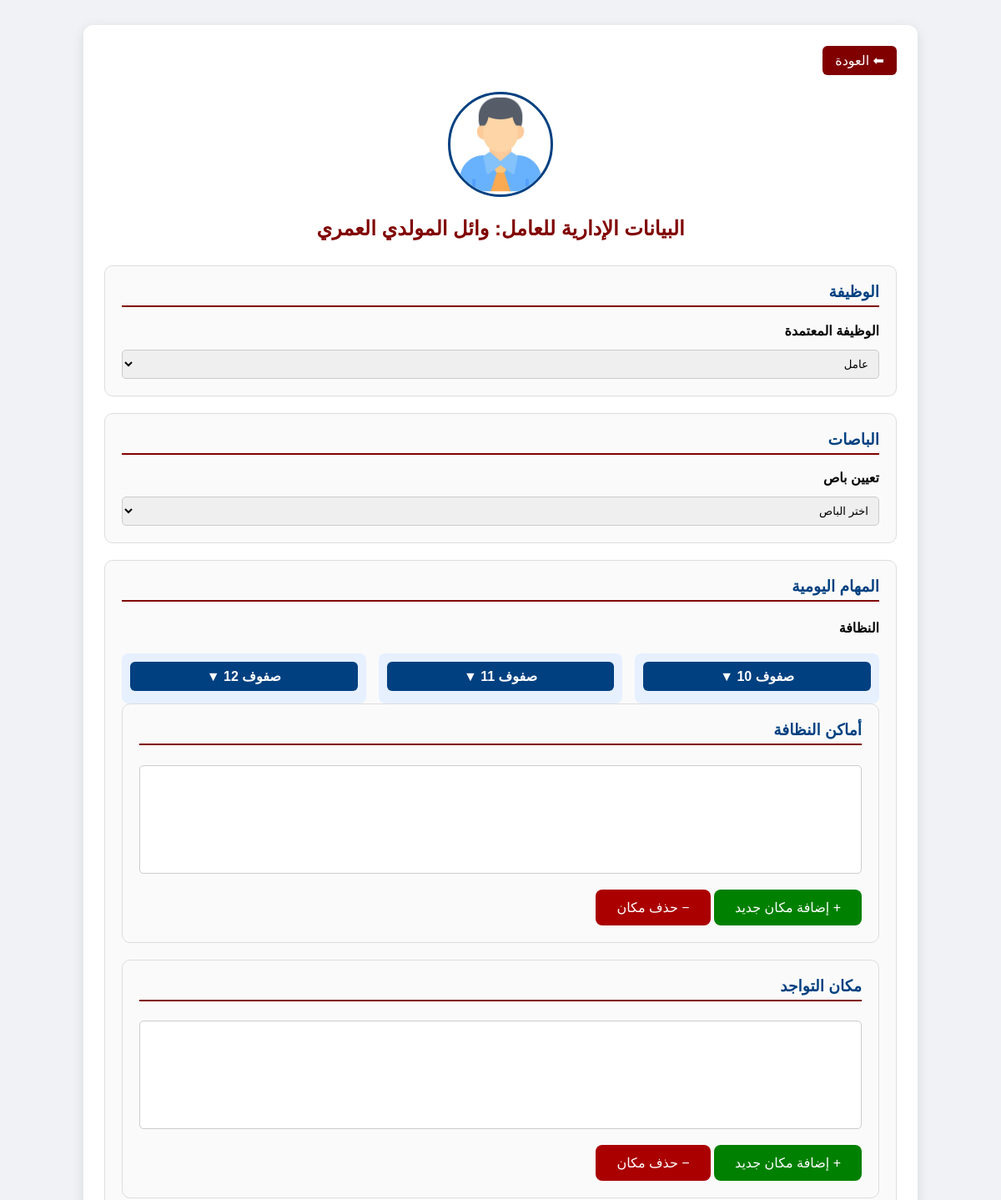
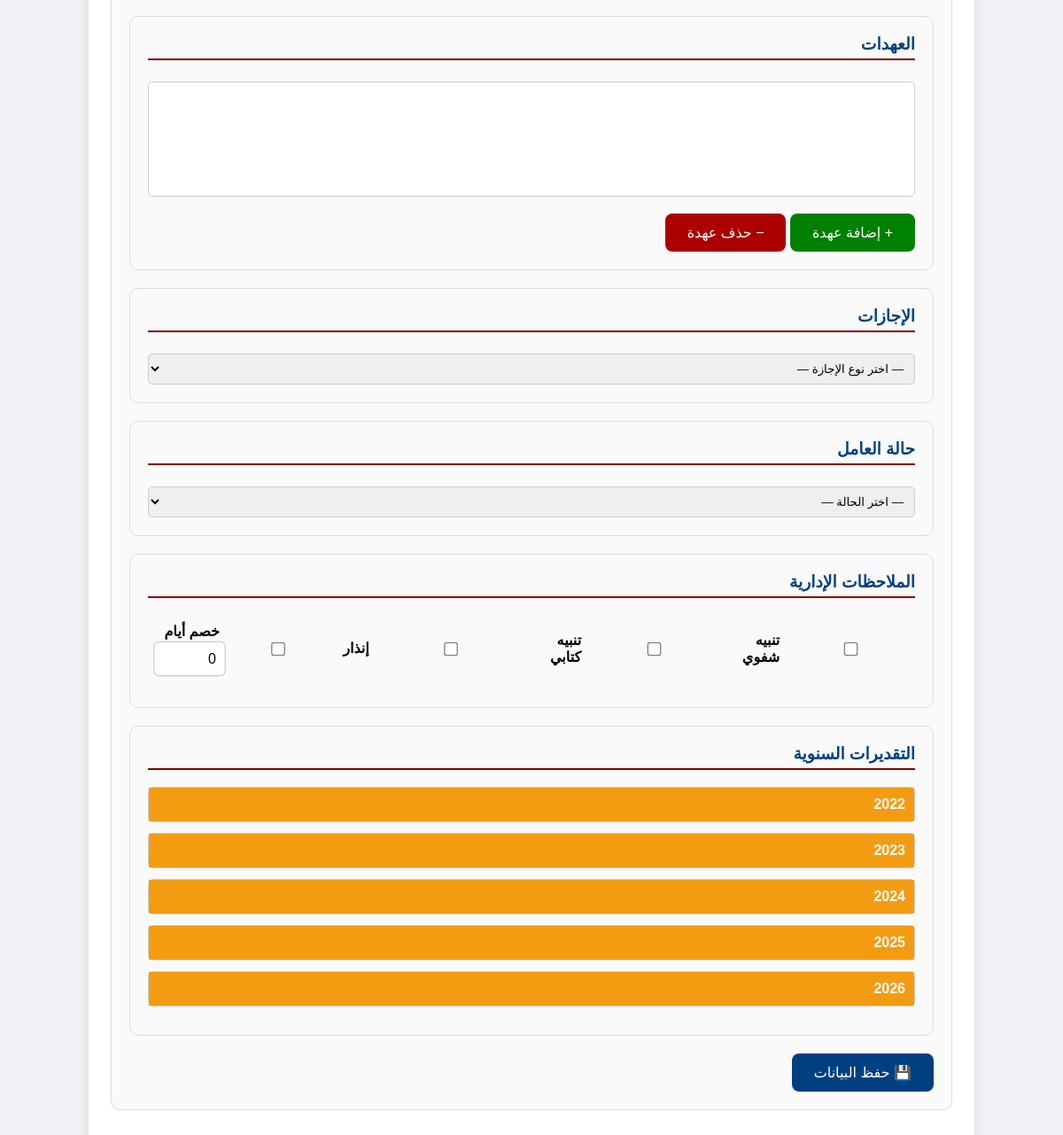
The page /worker_admin_data.php?id=2907880274034565 (signed in) on the database its author committed (2 pictures, top to bottom).
### tables this page shows
CREATE TABLE `workers_data` (
  `employee_id` varchar(50) NOT NULL,
  `full_name` varchar(255) DEFAULT NULL,
  `birth_date` date DEFAULT NULL,
  `nationality` varchar(50) DEFAULT NULL,
  `marital_status` enum('غير متزوج','متزوج') DEFAULT 'غير متزوج',
  `num_children` int(11) DEFAULT 0,
  `driving_license` varchar(10) DEFAULT 'لا يوجد',
  `job_title` varchar(100) DEFAULT NULL,
  `experience` int(11) DEFAULT 0,
  `degree` varchar(100) DEFAULT NULL,
  `major` varchar(100) DEFAULT NULL,
  `university` varchar(150) DEFAULT NULL,
  `graduation_year` int(11) DEFAULT NULL,
  `courses` text DEFAULT NULL,
  `skills` text DEFAULT NULL,
  `year_of_assignment` int(11) DEFAULT NULL,
  `phone_mobile` varchar(20) DEFAULT NULL,
  `phone_home` varchar(20) DEFAULT NULL,
  `emergency_phone` varchar(20) DEFAULT NULL,
  `address_qatar` varchar(255) DEFAULT NULL,
  `address_home` varchar(255) DEFAULT NULL,
  `employee_number` varchar(50) DEFAULT NULL,
  `sponsorship` varchar(50) DEFAULT NULL,
  `photo` varchar(255) DEFAULT 'avatar.png',
  `stage` enum('ابتدائي','اعدادي','ثانوي') NOT NULL DEFAULT 'ابتدائي',
  `role` enum('سائق','عامل','عامل وسائق','حارس') NOT NULL DEFAULT 'عامل'
);

### worker_admin_data.php (the view, shortened to what this page needs)
<?php
include("db.php");
$employee_id = $_GET['id'] ?? '';
$stmt = $conn->prepare("SELECT * FROM workers_data WHERE employee_id=?");
$stmt->bind_param("s", $employee_id);
$stmt->execute();
$worker = $stmt->get_result()->fetch_assoc();
$stmt_admin = $conn->prepare("SELECT * FROM worker_admin WHERE employee_id=?");
$stmt_admin->bind_param("s",$employee_id);
$stmt_admin->execute();
$admin = $stmt_admin->get_result()->fetch_assoc();
?>
<!DOCTYPE html>
<html lang="ar" dir="rtl">
<head>
</head>
<body>
<div class="container">
<a class="back" href="index_workers.php">⬅ العودة</a>
<div style="text-align:center; margin-bottom:20px;">
    <img src="uploads/workers/<?php echo htmlspecialchars($worker['photo'] ?? 'avatar.png'); ?>"
         alt="صورة العامل"
         style="width:120px; height:120px; border-radius:50%; object-fit:cover; border:3px solid #004080;">
</div>
<h2>البيانات الإدارية للعامل: <?php echo htmlspecialchars($worker['full_name']); ?></h2>
<form method="POST">
<div class="section">
<h3>الوظيفة</h3>
<label for="job_role">الوظيفة المعتمدة</label>
<select name="job_role" id="job_role" required>
    <option value="عامل" <?php if($worker['role']=='عامل') echo 'selected'; ?>>عامل</option>
</select>
</div>
<div class="section">
<h3>الباصات</h3>
<label>تعيين باص</label>
<select name="bus">
    <option value="">اختر الباص</option>
</select>
</div>
<div class="section">
<h3>المهام اليومية</h3>
<div class="task-group">
<h4>النظافة</h4>
<div class="fields-container">
<?php
$classes = [10,11,12];
foreach($classes as $c):
?>
<div class="field">
<button type="button" class="toggle-btn" onclick="toggleField('classes<?= $c ?>')">صفوف <?= $c ?> ▼</button>
</div>
<?php endforeach; ?>
</div>
</div>
<div class="section">
<h3>أماكن النظافة</h3>
<select id="cleaning_select" name="cleaning_places[]" multiple class="multiselect">
</select>
<br><br>
<button type="button" onclick="addNewPlace()" style="background:#008000;">+ إضافة مكان جديد</button>
<button type="button" onclick="removePlace()" style="background:#aa0000;">− حذف مكان</button>
</div>
<div class="section">
<h3>مكان التواجد</h3>
<select id="presence_select" name="presence_places[]" multiple class="multiselect">
</select>
<br><br>
<button type="button" onclick="addNewPresence()" style="background:#008000;">+ إضافة مكان جديد</button>
<button type="button" onclick="removePresence()" style="background:#aa0000;">− حذف مكان</button>
</div>
<div class="section">
<h3>العهدات</h3>
<select id="assets_select" name="assets[]" multiple class="multiselect">
</select>
<br><br>
<button type="button" onclick="addNewAsset()" style="background:#008000;">+ إضافة عهدة</button>
<button type="button" onclick="removeAsset()" style="background:#aa0000;">− حذف عهدة</button>
</div>
<div class="section">
<h3>الإجازات</h3>
<select name="leave_type">
<option value="">— اختر نوع الإجازة —</option>
</select>
</div>
<div class="section">
<h3>حالة العامل</h3>
<select name="supervisor_status">
<option value="">— اختر الحالة —</option>
</select>
</div>
<div class="section">
<h3 class="section-title">الملاحظات الإدارية</h3>
<div class="admin-notes-container">
<label class="note-option">
<input type="checkbox" name="admin_notes[]" value="تنبيه_شفوي" <?php if($admin['note_verbal']??0) echo 'checked'; ?>>
<span>تنبيه شفوي</span>
</label>
<label class="note-option">
<input type="checkbox" name="admin_notes[]" value="تنبيه_كتابي" <?php if($admin['note_written']??0) echo 'checked'; ?>>
<span>تنبيه كتابي</span>
</label>
<label class="note-option">
<input type="checkbox" name="admin_notes[]" value="انذار" <?php if($admin['note_warning']??0) echo 'checked'; ?>>
<span>إنذار</span>
</label>
<label class="note-option">
<input type="checkbox" name="admin_notes[]" value="خصم_ايام" <?php if(($admin['note_discount']??0)>0) echo 'checked'; ?>>
<span>خصم أيام
<input type="number" name="deduct_days_count" value="<?= $admin['note_discount']??0 ?>" style="width:50px;">
</span>
</label>
</div>
</div>
<div class="section">
<h3>التقديرات السنوية</h3>
<?php
$current_year = date("Y");
for($y=$current_year-4;$y<=$current_year;$y++):
?>
<div class="year-box">
<div class="year-title" onclick="toggleYearContent(this)"><?= $y ?></div>
</div>
<?php endfor; ?>
</div>
<button type="submit">💾 حفظ البيانات</button>
</form>
</div>
</body>
</html>

### worker_admin_data.php (style rules this page uses)
body { font-family:'Cairo',Tahoma,Arial,sans-serif;background:#f0f2f5;margin:0;padding:0 }
.container { max-width:950px;margin:30px auto;background:#fff;padding:25px;border-radius:12px;box-shadow:0 4px 15px rgba(0,0,0,0.1); }
h2 { text-align:center;color:#800000;margin-bottom:30px; }
.back { display:inline-block;margin-bottom:20px;text-decoration:none;background:#800000;color:#fff;padding:8px 15px;border-radius:6px; }
.section { background:#fafafa;border:1px solid #ddd;border-radius:10px;padding:20px;margin-bottom:20px; }
.section h3, .section-title { margin-top:0;color:#004080;border-bottom:2px solid #800000;padding-bottom:5px; }
label { display:block;font-weight:bold;margin-bottom:8px; }
select,input { width:100%;padding:8px;margin-top:5px;border-radius:5px;border:1px solid #ccc; }
button { background:#004080;color:#fff;border:none;padding:12px 25px;border-radius:8px;cursor:pointer;font-size:16px; }
.fields-container { display:flex;gap:15px;flex-wrap:wrap; }
.field { background:#e6f0ff;padding:10px;border-radius:8px;flex:1;min-width:180px; }
.toggle-btn { background:#004080;color:#fff;border:none;padding:8px 12px;border-radius:6px;cursor:pointer;font-weight:bold;width:100%;margin-bottom:5px;transition:0.3s; }
.multiselect { height:130px;width:100%;padding:6px;border-radius:5px;border:1px solid #ccc; }
.year-box { border:1px solid #ccc;border-radius:6px;margin-bottom:12px; }
.year-title { padding:10px;background:#f39c12;color:#fff;cursor:pointer;font-weight:bold; }
.admin-notes-container { display: flex; flex-wrap: wrap; gap: 15px; padding: 10px 0; justify-content: flex-start; direction: rtl; }
.note-option { display: flex; align-items: center; flex: 1 1 180px; text-align: right; }
.note-option input { margin-left:8px; margin-right:0; transform: scale(1.2); cursor:pointer; }

### rows shown on the page
workers_data: photo (placeholder picture), full_name "وائل المولدي العمري", job_role "عامل"
